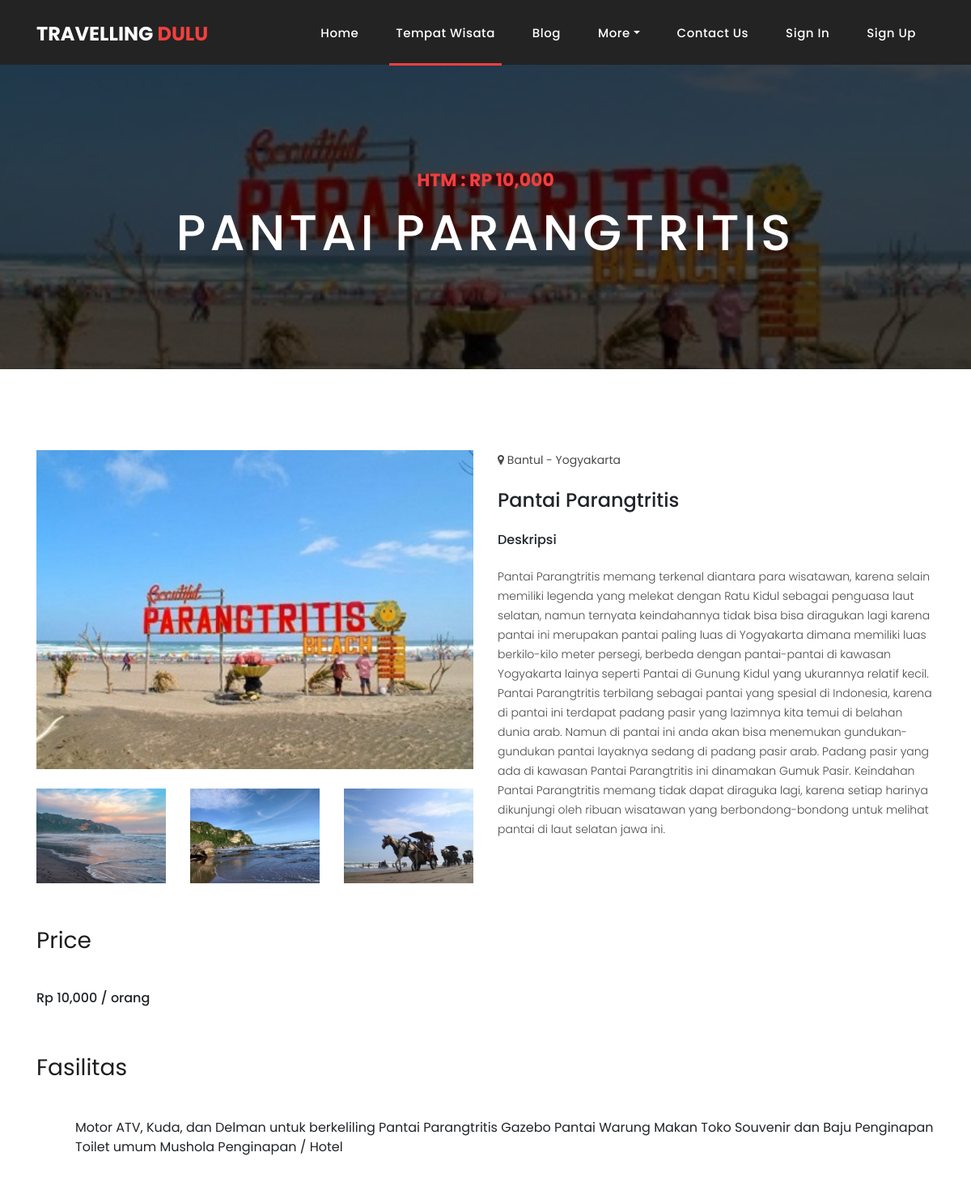
The app's page /tempat_wisata_detail.php?id=2 (upper part), older data.
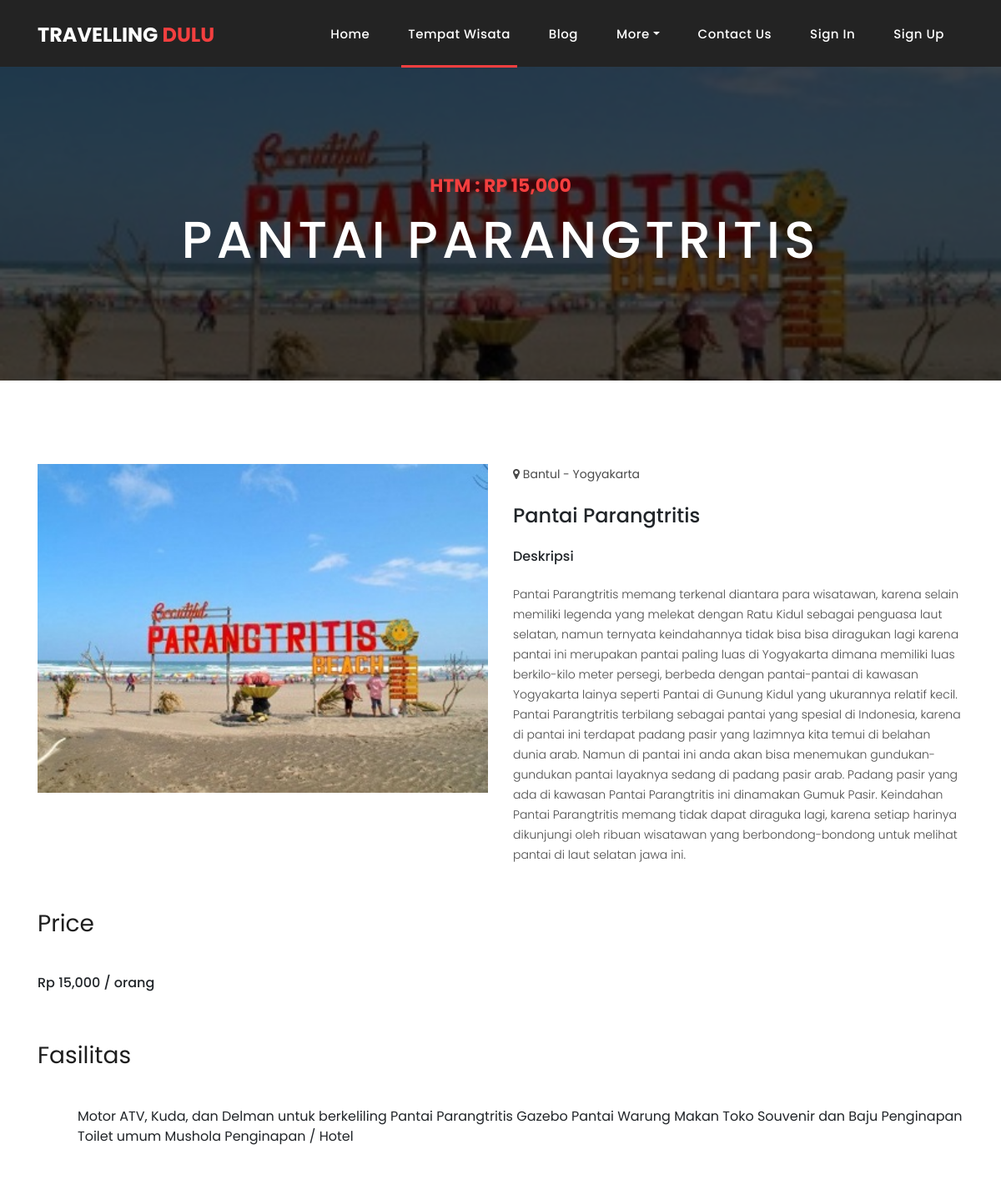
The same page, newer data.
### tables this page shows
CREATE TABLE `wisata` (
  `id_wisata` int(11) NOT NULL,
  `nama_tempat` varchar(32) NOT NULL,
  `id_kategori` int(11) NOT NULL,
  `lokasi` varchar(32) NOT NULL,
  `fasilitas` text NOT NULL,
  `htm` int(11) NOT NULL,
  `deskripsi` longtext NOT NULL,
  `foto_1` varchar(32) NOT NULL,
  `foto_2` varchar(32) NOT NULL,
  `foto_3` varchar(32) NOT NULL,
  `foto_4` varchar(32) NOT NULL
);

### tempat_wisata_detail.php (the view, shortened to what this page needs)
<?php
if (!isset($_SESSION['email_user'])) {
  $loginButton = '<li class="nav-item"><a class="nav-link" href="login.php">Sign In</a></li>';
  $signupButton = '<li class="nav-item"><a class="nav-link" href="register.php">Sign Up</a></li>';
}
include("connection.php");
$id_wisata = $_GET['id'];
$wisata = mysqli_query($connection, "SELECT * FROM wisata WHERE id_wisata = $id_wisata;");
foreach ($wisata as $value) {
  $nama_tempat = $value['nama_tempat'];
  $lokasi = $value['lokasi'];
  $fasilitas = $value['fasilitas'];
  $htm = $value['htm'];
  $deskripsi = $value['deskripsi'];
  $foto_1 = $value['foto_1'];
  $foto_2 = $value['foto_2'];
  $foto_3 = $value['foto_3'];
  $foto_4 = $value['foto_4'];
}
?>
<!DOCTYPE html>
<html lang="en">
<head>
  <link href="https://cdn.jsdelivr.net/npm/bootstrap@5.2.3/dist/css/bootstrap.min.css" rel="stylesheet">
  <link href="vendor/bootstrap/css/bootstrap.min.css" rel="stylesheet">
  <link rel="stylesheet" href="assets/css/fontawesome.css">
  <link rel="stylesheet" href="assets/css/style.css">
  <link rel="stylesheet" href="assets/css/owl.css">
</head>
<body>
  <header class="">
    <nav class="navbar navbar-expand-lg">
      <div class="container">
        <a class="navbar-brand" href="#">
          <h2>Travelling <em>Dulu</em></h2>
        </a>
        <div class="collapse navbar-collapse" id="navbarResponsive">
          <ul class="navbar-nav ml-auto">
            <li class="nav-item">
              <a class="nav-link" href="index.php">Home
              </a>
            </li>
            <li class="nav-item active"><a class="nav-link" href="tempat_wisata.php">Tempat Wisata</a></li>
            <li class="nav-item"><a class="nav-link" href="blog.php">Blog</a></li>
            <li class="nav-item dropdown">
              <a class="nav-link dropdown-toggle" data-toggle="dropdown" href="#" role="button" aria-haspopup="true" aria-expanded="false">More</a>
            </li>
            <li class="nav-item"><a class="nav-link" href="contact.php">Contact Us</a></li>
            <?php echo $loginButton; ?>
            <?php echo $signupButton; ?>
          </ul>
        </div>
      </div>
    </nav>
  </header>
  <div class="page-heading about-heading header-text" style="background-image: url(assets/images/wisata/<?php echo $foto_1 ?>);">
    <div class="container">
      <div class="row">
        <div class="col-md-12">
          <div class="text-content">
            <h4>HTM : Rp <?php echo number_format($htm); ?></h4>
            <h2><?php echo $nama_tempat; ?></h2>
          </div>
        </div>
      </div>
    </div>
  </div>
  <div class="products">
    <div class="container">
      <div class="row">
        <div class="col-md-6">
          <div>
            <img src="assets/images/wisata/<?php echo $foto_1 ?>" alt="" class="img-fluid" width="100%">
          </div>
          <br>
          <div class="row">
            <div class="col-sm-4 col-6">
              <div>
                <img src="assets/images/wisata/<?php echo $foto_2 ?>" alt="" class="img-fluid">
              </div>
              <br>
            </div>
            <div class="col-sm-4 col-6">
              <div>
                <img src="assets/images/wisata/<?php echo $foto_3 ?>" alt="" class="img-fluid">
              </div>
              <br>
            </div>
            <div class="col-sm-4 col-6">
              <div>
                <img src="assets/images/wisata/<?php echo $foto_4 ?>" alt="" class="img-fluid">
              </div>
              <br>
            </div>
          </div>
        </div>
        <div class="col-md-6">
          <p><i class="fa fa-map-marker"></i> <strong><?php echo $lokasi ?></strong></p>
          <br>
          <h4><?php echo $nama_tempat ?></h4>
          <br>
          <h6>Deskripsi</h6>
          <br>
          <p> <?php echo $deskripsi ?> </p>
          <br>
        </div>
      </div>
    </div>
  </div>
  <div class="section">
    <div class="container">
      <div class="section-heading" style="border: 0">
        <h2>Price</h2>
      </div>
      <div class="row">
        <div class="col-md-6">
          <h6>Rp <?php echo number_format($htm); ?> / orang</h6>
        </div>
      </div>
    </div>
  </div>
  <div class="section">
    <div class="container">
      <div class="section-heading" style="border: 0">
        <h2>Fasilitas</h2>
      </div>
      <ul class="ps-5" style="list-style: circle;">
        <?php echo $fasilitas; ?>
      </ul>
    </div>
  </div>
  <div class="section">
  </div>
</body>
</html>

Row changes from the older to the newer data that the page shows:
changed wisata "PANTAI PARANGTRITIS": htm "10,000" → "15,000"; foto_2: picture removed; foto_3: picture removed; foto_4: picture removed
